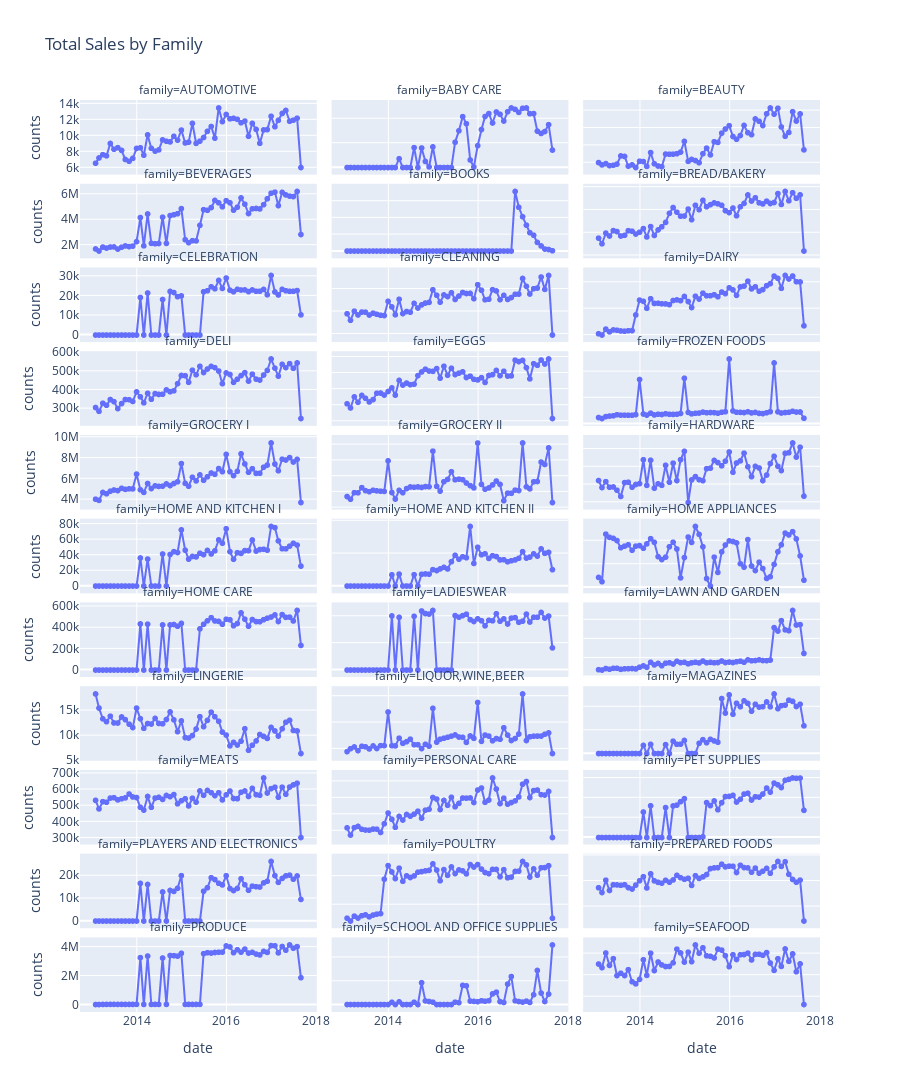

Notebook code cell kept with this figure:
### Markdown cell above
* some families show increasing trend towards winter/december, some extremely
increase towards winter, e.g. "liquor, beer, wine" family, "frozen foods"
* "School and office supplieds" family peaks around september due to start of school (only 2014 introduced category)
* again we see that 2017/08, last month of data, is often times not representative of previous years (problem with data?)
* some categories show zig-zag behavior such as family "Produce".

### Code cell
sales_monthly_family['month'] = sales_monthly_family['date'].dt.month
sales_monthly_family['year'] = sales_monthly_family['date'].dt.year

fig = px.line(sales_monthly_family, x='date', y='counts', title='Total Sales by Family',
        facet_col='family', facet_col_wrap=3, markers=True, height=2000,
        facet_row_spacing=0.01, facet_col_spacing=0)
fig.update_yaxes(matches=None)
fig
